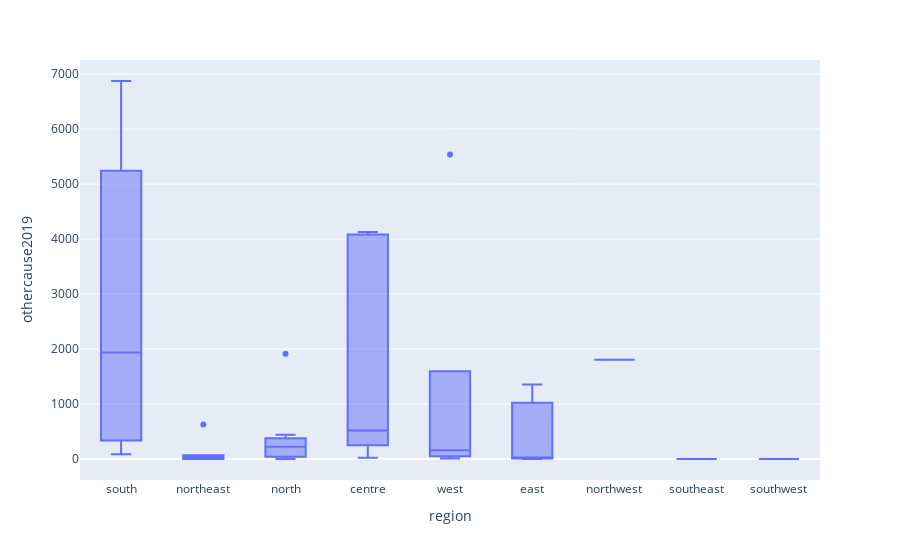

Notebook code cell kept with this figure:
### Code cell
fig = px.box(df, x='region', y='othercause2019')
fig.show()

### Figure 1 — Plotly figure (JSON) as saved in the notebook; plotly's stock layout.template omitted (floating-point values rounded to 4 significant figures)
{"data": [{"alignmentgroup": "True", "hovertemplate": "region=%{x}<br>othercause2019=%{y}<extra></extra>", "legendgroup": "", "marker": {"color": "#636efa"}, "name": "", "notched": false, "offsetgroup": "", "orientation": "v", "showlegend": false, "type": "box", "x": ["south", "northeast", "northeast", "north", "centre", "west", "west", "north", "north", "north", "centre", "south", "south", "centre", "west", "northeast", "northeast", "east", "northeast", "centre", "north", "northwest", "northeast", "south", "centre", "east", "north", "north", "east", "southeast", "north", "west", "west", "southwest", "south"], "x0": " ", "xaxis": "x", "y": [1938, 22, 628, 439, 520, 159, 283, 292, 0, 315, 25, 4700, 86, 4130, 5537, 0, 0, 28, 70, 326, 153, 1803, 51, 6874, 4065, 0, 72, 1915, 1356, 0, 7, 65, 10, 0, 417], "y0": " ", "yaxis": "y"}], "layout": {"boxmode": "group", "legend": {"tracegroupgap": 0}, "margin": {"t": 60}, "xaxis": {"anchor": "y", "domain": [0, 1], "title": {"text": "region"}}, "yaxis": {"anchor": "x", "domain": [0, 1], "title": {"text": "othercause2019"}}}}
